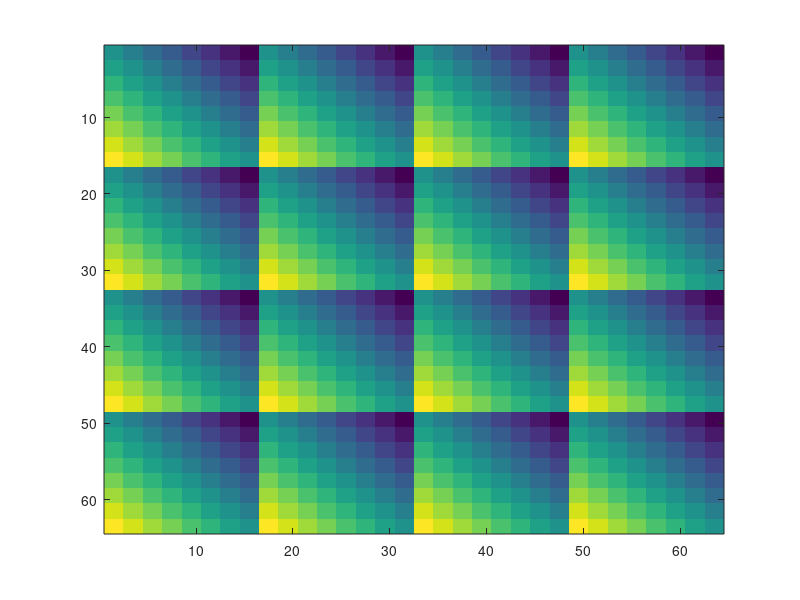
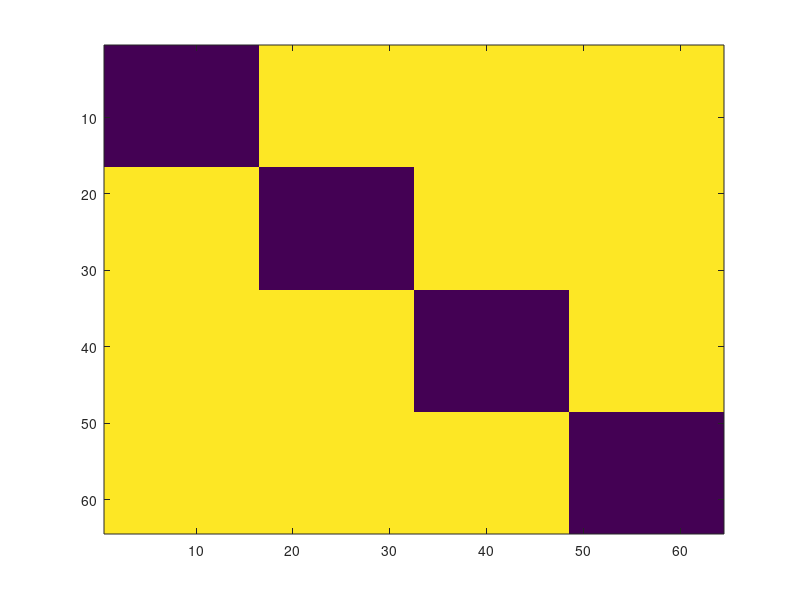
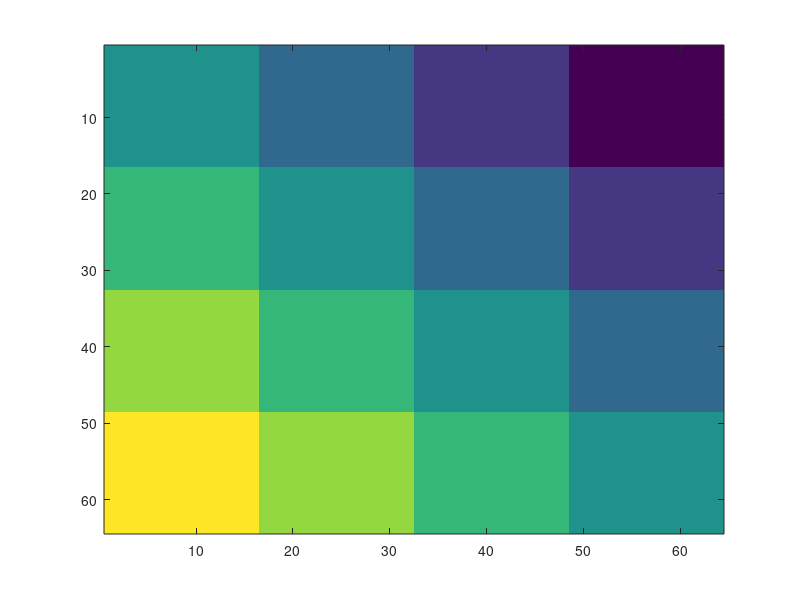
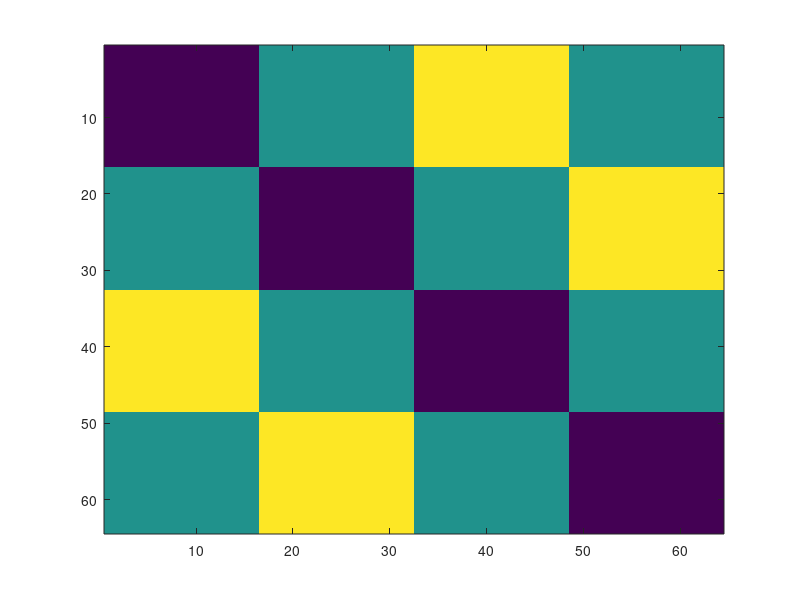

The MATLAB source for these figures, in order:
%% set up

close all;
clearvars;
clc;

fprintf('setting up %s\n', mfilename);

rootdir = '\\cbsu\data\Group\Woolgar-Lab\projects\EvAccum'; % root directory

%% do stimulus matrix

% test rule entry values (entered as prompted in script)
d.easy_rule = 80;
d.hard_rule = 10;

% how many blocks
p.num_blocks = 20;

% trial settings (*p.stim_mat* = parameter required to calculate stimulus condition matrix)
p.num_trials_per_block = 64; % *p.stim_mat*
p.num_cues = 4; % *p.stim_mat*
p.num_motion_coherence = 8; % *p.stim_mat*
p.cue_directions = 45:90:315; % *p.stim_mat* - refers to the direction of the upward arrow of the doublesided arrow cue in stimdir
p.dot_motion_directions = union([p.cue_directions+d.easy_rule],[p.cue_directions+d.hard_rule]); % *p.stim_mat* - adds easy rule and hard rule to each cue, then puts them in a vector sorted low to high

% create matrix specifying stimulus conditions per trial:
%  1)  cue direction (1-4)
%  2)  cue direction in degrees
%  3)  dot motion direction condition (1-8)
%  4)  dot motion direction in degrees
%  5)  coherence difficulty (1 = easy, 2 = hard)
%  6)  matching distance from cue direction (absolute value) - used to calc match and match difficulty
%  7)  match blue (1) or match orange (2)
%  8)  matching difficulty (1 = easy, 2 = difficult)
%  9)  gives you a unique number for each trial condition
% 10)  gives a number based on 9 for meg triggers
% note: if you try to test with two matching angles that are the same, you
%       will get an error, so make them different by at least 1 degree. this is
%       because we use 'union()' to calc matching distance from cue direction.

% create matrix
p.stim_mat = zeros(p.num_trials_per_block,10);

% create columns
p.stim_mat(:,1) = sort(repmat(1:p.num_cues,[1,p.num_trials_per_block/p.num_cues]));
p.stim_mat(:,2) = p.cue_directions(p.stim_mat(:,1));
p.stim_mat(:,3) = repmat(sort(repmat(1:p.num_motion_coherence,[1,p.num_trials_per_block/p.num_cues/p.num_motion_coherence])),[1,p.num_cues]);
p.stim_mat(:,4) = p.dot_motion_directions(p.stim_mat(:,3));
p.stim_mat(:,5) = repmat(sort(repmat(1:2,[1,p.num_trials_per_block/p.num_cues/p.num_motion_coherence/2])),[1,p.num_cues*p.num_motion_coherence]);
dist = abs([p.stim_mat(:,4)-360,p.stim_mat(:,4),p.stim_mat(:,4)+360]-repmat(p.stim_mat(:,2),[1,3]));
p.stim_mat(:,6) = min(dist,[],2);
p.stim_mat(:,7) = (p.stim_mat(:,6)>90)+1;
p.stim_mat(:,8) = ~((p.stim_mat(:,6)==min(p.stim_mat(:,6)))|(p.stim_mat(:,6)==max(p.stim_mat(:,6))))+1;
p.stim_mat(:,9) = 1:length(p.stim_mat(:,9));
p.stim_mat(:,10) = p.stim_mat(:,9)+[0:2:127]'+5;

% clear floating variables
clear dist;

% shuffle the trial condition order for each block into 'd.stim_mat_all' then re-sort by cue
% for block=1:p.num_blocks
%     d.stim_mat_all(:,:,block) = p.stim_mat(Shuffle(1:p.num_trials_per_block),:);
%     d.stim_mat_all(:,:,block) = sortrows(d.stim_mat_all(:,:,block),1);
% end
% clear floating variables
clear block;

%% RDM - stimulus

mat1 = repmat(p.stim_mat(:,3),1,64); % repeat column 3 (cue direction code) for trial columns

mat2 = repmat(p.stim_mat(:,3)',64,1); % repeat column 3 transposed for trial rows

rdm_stim = mat1-mat2; % minus one from the other to get dissimilarity

clear mat1 mat2

imagesc(rdm_stim);
savefig('rdm_stim')

%% RDM - cue

mat1 = repmat(p.stim_mat(:,1),1,64); % repeat cue code for trials as columns

mat2 = repmat(p.stim_mat(:,1)',64,1); % repeat cue code for trials as rows

rdm_cue = mat1~=mat2; % if they aren't equal, then 1 (dissimilar) otherwise 0

rdm_cue_detail = mat1-mat2; % minus one from the other to get dissimilarity

clear mat1 mat2

imagesc(rdm_cue);
savefig('rdm_cue');

imagesc(rdm_cue_detail);
savefig('rdm_cue_detail');

%% RDM - rule decision

mat1 = abs(rdm_cue_detail);

mat1(mat1 == 3) = 1;

rdm_ruledec = mat1;

clear mat1

imagesc(rdm_ruledec);
savefig('rdm_ruledec');

%% RDM - rule difficulty

mat1 = repmat(p.stim_mat(:,8),1,64); % repeat difficulty for trial cols

mat2 = repmat(p.stim_mat(:,8)',64,1); % repeat difficulty for trial rows

rdm_rulediff = mat1~=mat2; % if not equal, 1 (dissimilar) else 0

clear mat1 mat2

imagesc(rdm_rulediff);
savefig('rdm_rulediff');

%% RDM - response

mat1 = repmat(p.stim_mat(:,7),1,64); % repeat for trial columns

mat2 = repmat(p.stim_mat(:,7)',64,1); % repeat for trial rows

rdm_resp = mat1~=mat2; % if not equal, 1 (dissimilar) else 0

rdm_resp_inverse = mat1==mat2; % if equal, 1 else 0 - for blocks for which there was a keyswap event

clear mat1 mat2

imagesc(rdm_resp);
savefig('rdm_resp');

imagesc(rdm_resp_inverse);
savefig('rdm_resp_inverse');

%% show all figures

% create subplot and map rdms to it
figure
visualise(1)=subplot(2,3,1);
imagesc(rdm_stim);
visualise(2)=subplot(2,3,2);
%imagesc(rdm_cue);
imagesc(rdm_cue_detail);
visualise(3)=subplot(2,3,3);
imagesc(rdm_ruledec);
visualise(4)=subplot(2,3,4);
imagesc(rdm_rulediff);
visualise(5)=subplot(2,3,5);
imagesc(rdm_resp);
visualise(6)=subplot(2,3,6);
imagesc(rdm_resp_inverse);

% add a legend
t(1)=title(visualise(1),'stimulus');
t(2)=title(visualise(2),'cue');
t(3)=title(visualise(3),'rule decision boundary');
t(4)=title(visualise(4),'rule difficulty');
t(5)=title(visualise(5),'response');
t(6)=title(visualise(6),'response inverted');